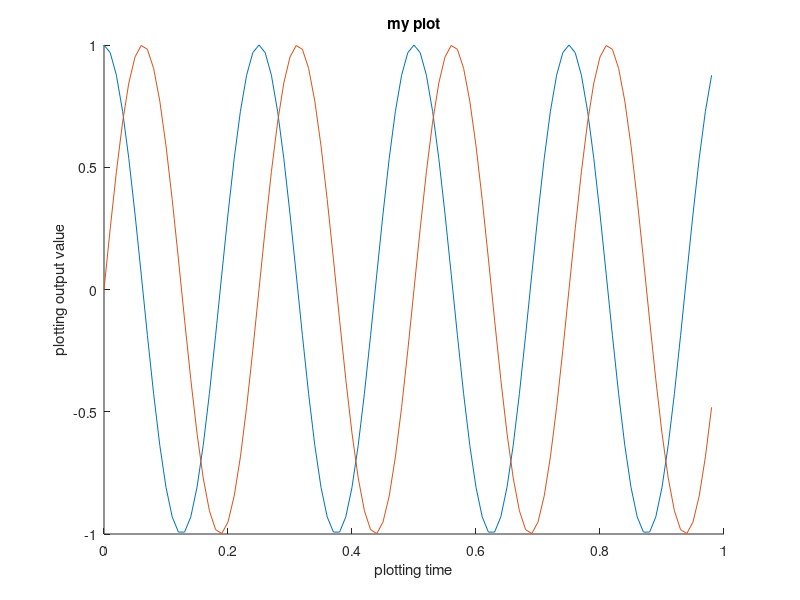

Recreate this plot in MATLAB.


t = [0:0.01:0.98];
y1 = sin(2*pi * 4*t);
y2 = cos(2*pi * 4*t);
hold on 
plot(t,y2)
plot(t,y1)
xlabel('plotting time')
ylabel('plotting output value')
title('my plot')
print -dpng 'sincosplot.png'
close % to close the plot 

% to see both plots in saperate figures windows
% figure(1); plot(t,y1);
% figure(2); plot(t,y2);

% to see both in same window 
# subplot(1,2,1); plot(t,y1);
# subplot(1,2,2); plot(t,y2);

% help axis 

